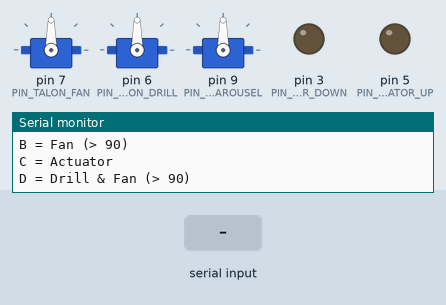
Simulated run of this sketch. Board: Arduino Nano, built with avr-gcc and run on an emulated ATmega328P. Parts: 3 × servo, output pins drawn as LEDs (lit = HIGH), the last lines printed to the serial monitor. Inputs (shaded band) come from the test bench.

Above: at 1.4 s.
1.5 s: "0\n" received over Serial
At 2.5 s:
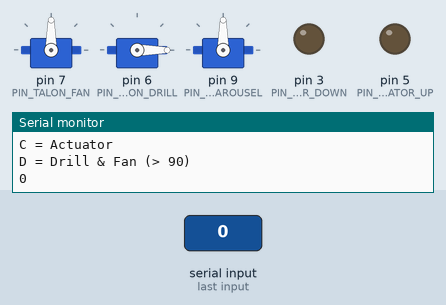
3.0 s: "200\n" received over Serial
At 3.7 s:
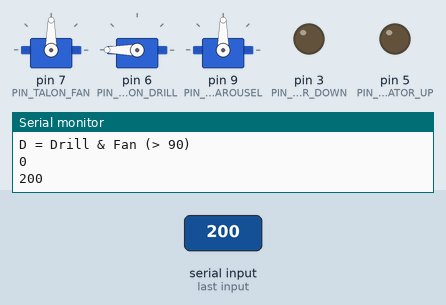
4.5 s: "90\n" received over Serial
At 4.8 s:
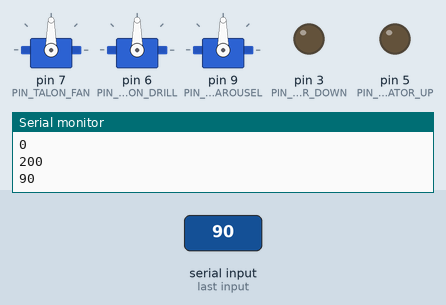
Timing chart, 0 to 7.5 s (numbered marks = the images above; inputs shaded):
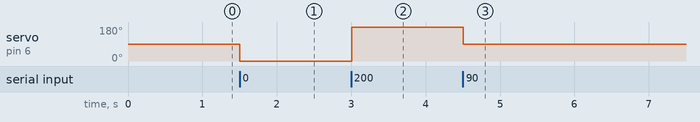

The sketch:

drill_test.ino
```cpp
#include <Servo.h>

// Science package tester
// Currently can control the drill and fan

// Arduino Nano pins to attach Talon controllers to
#define PIN_ACTUATOR_UP 5
#define PIN_ACTUATOR_DOWN 3
#define PIN_TALON_FAN 7
#define PIN_TALON_DRILL 6
#define PIN_TALON_CAROUSEL 9

// servo objects
Servo talonFan, talonDrill, talonCarousel;
Servo s1, s2;

// test program vars
String inString = "";
Servo* currentServo = &talonDrill;
bool both = false;

bool actuator = false;

void setup() {
  // setup servos
  talonFan.attach(PIN_TALON_FAN);
  talonDrill.attach(PIN_TALON_DRILL);
  talonCarousel.attach(PIN_TALON_CAROUSEL);

  talonFan.write(90);
  talonDrill.write(90);
  talonCarousel.write(90);

  // Setup actuator control pins (analog outputs from range (-256, 256) with -256 being 12V to PIN_ACTUATOR_DOWN and 256 being 12V to PIN_ACTUATOR_UP)
  pinMode(PIN_ACTUATOR_UP, OUTPUT);
  pinMode(PIN_ACTUATOR_DOWN, OUTPUT);

  analogWrite(PIN_ACTUATOR_UP, 0);
  analogWrite(PIN_ACTUATOR_DOWN, 0);

  // setup serial
  Serial.begin(9600);

  Serial.println("Enter a number to set a speed:");
  Serial.println("90 is still (if motor controllers are calibrated).");
  Serial.println("Talon motor controllers should be calibrated to range of 10-170.");
  Serial.println();
  Serial.println("Enter a character to select motors:");
  Serial.println("A = Drill (> 90)");
  Serial.println("B = Fan (> 90)");
  Serial.println("C = Actuator");
//  Serial.println("D =
  Serial.println("D = Drill & Fan (> 90)");
}

void loop() {

  // read and handle serial terminal commands
  while (Serial.available() > 0)
  {
    int inChar = Serial.read();
    if (inChar == '\n')
    {
      // check for number
      bool num = true;
      if (inString.length() == 0)
        num = false;
      for (int i = 0; i < inString.length(); i++)
      {
        if (i == 0)
        {
          if (!isDigit(inString[i]) && inString[i] != '-')
          {
            num = false;
            break;
          }
        }
        else if (!isDigit(inString[i]))
        {
          num = false;
          break;
        }
      }
      if (num)
      {
        // if a number, set the speed
        int temp = inString.toInt();
        Serial.println(temp);

        if (both)
        {
          talonFan.write(temp);
          talonDrill.write(temp);
        }
        else if (!actuator)
        {
          currentServo->write(temp);
        }
        else if (temp < 0) {
          analogWrite(PIN_ACTUATOR_DOWN, abs(temp));
          analogWrite(PIN_ACTUATOR_UP, 0);
        }
        else {
          analogWrite(PIN_ACTUATOR_UP, temp);
          analogWrite(PIN_ACTUATOR_DOWN, 0);
        }
      }
      else
      {
        if (inString == "A" || inString == "a")
        {
          both = false;
          actuator = false;
          currentServo = &talonDrill;
          Serial.println("Selected Drill");
        }
        else if (inString == "B" || inString == "b")
        {
          both = false;
          actuator = false;
          currentServo = &talonFan;
          Serial.println("Selected Fan");
        }
        else if (inString == "C" || inString == "c")
        {
          both = false;
          actuator = true;
          Serial.println("Selected Actuator");
        }
        else if (inString == "D" || inString == "d")
        {
          both = true;
          actuator = false;
          Serial.println("Selected Both");
        }
        else
        {
          Serial.println("Stopping all motors.");
          s1.write(90);
          s2.write(90);
          analogWrite(PIN_ACTUATOR_UP, 0);
          analogWrite(PIN_ACTUATOR_DOWN, 0);
        }
      }

      inString = "";
    }
    else
    {
      // add character to string
      inString += (char)inChar;
    }
  }
}
```

Measured:
- after the input at 1.5 s, servo on pin 6 (PIN_TALON_DRILL): 90° → 0° at once
- after the input at 3.0 s, servo on pin 6 (PIN_TALON_DRILL): 0° → 180° at once
- after the input at 4.5 s, servo on pin 6 (PIN_TALON_DRILL): 180° → 90° at once
